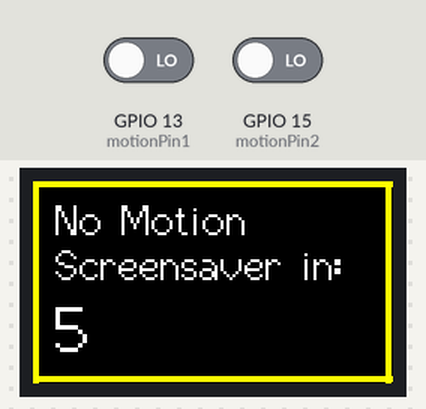
Bench run of a sketch on a simulated ESP32. On the bench: 240×135 colour display. The inputs (shaded band) are chosen by the test bench; at power-on: GPIO 13 (motionPin1) LOW, GPIO 15 (motionPin2) LOW. WiFi joins after 1.5 s; servers stay silent unless stated; the local clock reads 2024-03-15 10:24:30 at power-on unless the sketch sets it; what the sketch prints to the serial monitor is not drawn.

Above: at 4.9 s.
5.0 s: GPIO 13 (motionPin1) driven HIGH
At 6.5 s:
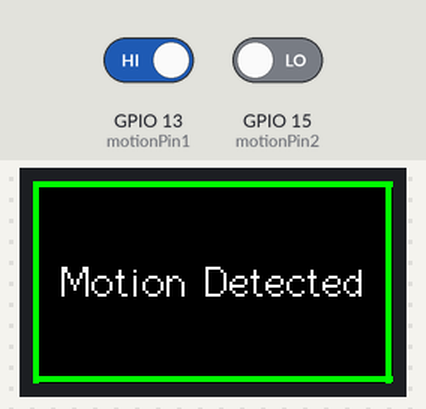
6.8 s: GPIO 13 (motionPin1) driven LOW
At 8.5 s:
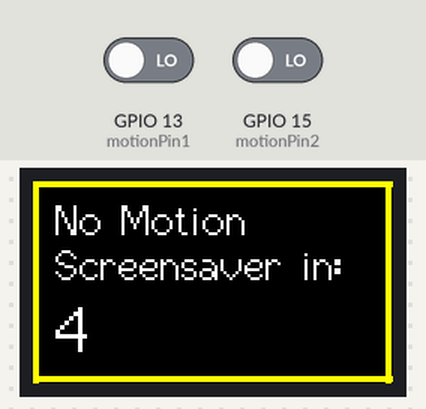
9.8 s: GPIO 15 (motionPin2) driven HIGH
At 10.7 s:
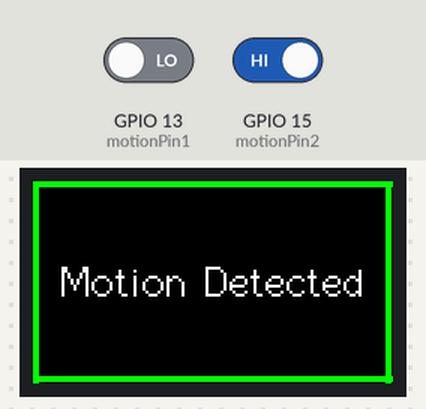
14.6 s: GPIO 15 (motionPin2) driven LOW
At 21.4 s:
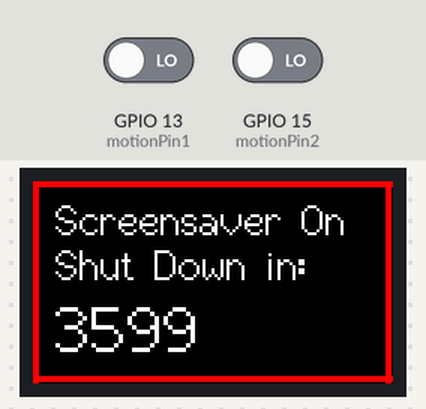
Timing chart, 0 to 21.6 s (numbered marks = the images above; inputs shaded):
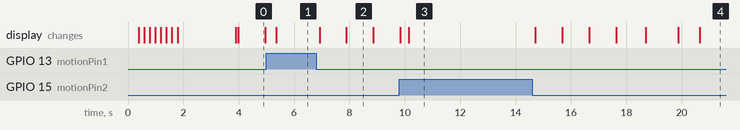

The sketch:

Ol_auto_prev.ino
```cpp
#include <TFT_eSPI.h>
#include <SPI.h>
#include <WiFi.h>
#include <HTTPClient.h>
#include <ESPmDNS.h>
#include <WiFiUdp.h>
#include <ArduinoOTA.h>
#include "time.h"


// Connect to an SSID

const char* ssid = "SSID";
const char* password = "password";
const char* laptopIP="laptop_ip";

// String haToken = "HOMEASSISTANTTOKEN";// used for controlling tv
const int motionPin1 = 13;
const int motionPin2 = 15; //Not Used

const char* ntpServer = "2.in.pool.ntp.org";
const long  gmtOffset_sec = 19820; // UTC +5 Timezone
const int   daylightOffset_sec =19800;


TFT_eSPI tft = TFT_eSPI(135, 240); // Invoke custom library
TFT_eSprite img = TFT_eSprite(&tft);

unsigned long lastMotion; //Keep track of last time motion was detected
unsigned long firstDetectionTime; //The first timestamp when motion is detected (for the espLCDSleep)
unsigned long sleepDelay = 5000; //Delay before OLED_Monitor/TV screensaver (ms)
unsigned long powerDelay = sleepDelay + 3600000; //Delay before power off OLED  (ms)
unsigned long espLCDSleep = 5000; //Delay before turning off LCD on ESP sensor when motion is first detected (ms)
int state = 0; // 0 Initialization | 1 Motion Detected (LCD On) | 2 Motion Detected (LCD Off) | 3 No Motion | 4 Screensaver On | 5 Power Off
volatile int motionState1;
volatile int motionState2;

boolean detectMotion = true; //Motion is detected (PIR or mmWave)

//action | 0 Screen ON | 1 Screen OFF | 2 Power
void rest_api_action(int action)
{
    WiFiClient client;
    HTTPClient http;
    int httpResponseCode;
    String url;

    if(WiFi.status() != WL_CONNECTED){
      Serial.println("WiFi Disconnected");
      tft.fillScreen(TFT_RED);
      img.setTextColor(TFT_BLACK);
      tft.println("ERROR: WiFi Disconnected");
      delay(5000);
      ESP.restart();
    }

    switch (action) {

        case 0: // Screen On
          // Use your IP based on your device
          Serial.println("Sending Screen ON Request");
          // url = "http://192.168.1.3:8123/api/services/webostv/command";//For TV
          url="http://192.168.0.0:8080/turnon"; //Server url (WIndows Machine)

          http.begin(client, url);
          http.GET();
          // http.addHeader("Authorization", "Bearer " + haToken);
          // http.addHeader("Content-Type", "application/json");
          // httpResponseCode = http.POST("{\"entity_id\":\"media_player.lg_webos_smart_tv\",\"command\":\"com.webos.service.tvpower/power/turnOnScreen\"}");
          break;
        case 1: // Screen Off
          Serial.println("Sending Screen OFF Request");
          // url = "http://192.168.0.117/:8123/api/services/media_player/turn_off";
          url="http://192.168.0.0:8080/turnoff";
          http.begin(client, url);
          http.GET();
          // http.addHeader("Authorization", "Bearer " + haToken);
          // http.addHeader("Content-Type", "application/json");
          // httpResponseCode = http.POST("{\"entity_id\":\"media_player.lg_webos_smart_tv\",\"command\":\"com.webos.service.tvpower/power/turnOffScreen\"}");
          break;
        case 2: // Power
          Serial.println("Sending Power Off Request");
          url = "http://192.168.0.0:8080/screensaver";

          http.begin(client, url);
          http.GET();
        //   http.addHeader("Authorization", "Bearer " + haToken);
        //   http.addHeader("Content-Type", "application/json");
        //   httpResponseCode = http.POST("");
        //   break;


    }

    Serial.print("HTTP Response code: ");
    Serial.println(httpResponseCode);

    http.end();
}

void IRAM_ATTR motionISR1()
{
    motionState1 = digitalRead(motionPin1);
}

void IRAM_ATTR motionISR2()
{
    motionState2 = digitalRead(motionPin2);
}

void setup()
{

    Serial.begin(115200);
    Serial.println("Start");

    // button_init();
    tft.init();
    img.createSprite(240,135);

    tft.setRotation(1);
    tft.fillScreen(TFT_BLACK);
    tft.setCursor(0, 0, 2);
    tft.setTextSize(1);

    tft.println("SG here ,Booting...");

    WiFi.persistent(true);
    WiFi.mode(WIFI_STA);
    WiFi.begin(ssid, password);
    tft.println("Connecting to WiFi");
    int connectTime = millis();
    while(WiFi.status() != WL_CONNECTED) {
      delay(200);
      tft.print(".");
      if (millis() - connectTime >= 5000) { // On the rare occasion it gets stuck trying to connect, a reboot fixes it.
        ESP.restart();
      }
    }

    tft.println("IP Address: ");
    IPAddress ip = WiFi.localIP();
    tft.println(ip);

    // Enable Arduino OTA updates
    ArduinoOTA.setHostname("oledautosleep-esp32");
    ArduinoOTA.setPassword("password");
    ArduinoOTA
    .onStart([]() {
      String type;
      if (ArduinoOTA.getCommand() == U_FLASH)
        type = "sketch";
      else // U_SPIFFS
        type = "filesystem";
      // NOTE: if updating SPIFFS this would be the place to unmount SPIFFS using SPIFFS.end()
      Serial.println("Start updating " + type);
    })
    .onEnd([]() {
      Serial.println("\nEnd");
    })
    .onProgress([](unsigned int progress, unsigned int total) {
      Serial.printf("Progress: %u%%\r", (progress / (total / 100)));
    })
    .onError([](ota_error_t error) {
      Serial.printf("Error[%u]: ", error);
      if (error == OTA_AUTH_ERROR) Serial.println("Auth Failed");
      else if (error == OTA_BEGIN_ERROR) Serial.println("Begin Failed");
      else if (error == OTA_CONNECT_ERROR) Serial.println("Connect Failed");
      else if (error == OTA_RECEIVE_ERROR) Serial.println("Receive Failed");
      else if (error == OTA_END_ERROR) Serial.println("End Failed");
    });
    ArduinoOTA.begin();
    tft.println("Arduino OTA Enabled");

    //init and get the time
    configTime(gmtOffset_sec, daylightOffset_sec, ntpServer);
    tft.println("Setting up Time Server");

    tft.println("Boot up complete!");
    delay(2000);

    pinMode(motionPin1, INPUT_PULLDOWN);
    pinMode(motionPin2, INPUT_PULLDOWN);
    attachInterrupt(digitalPinToInterrupt(motionPin1), motionISR1, CHANGE);
    attachInterrupt(digitalPinToInterrupt(motionPin2), motionISR2, CHANGE);
    motionISR1(); //Initialize motionState1 value
    motionISR2(); //Initialize motionState2 value
    lastMotion = millis();
}

void loop()
{
    ArduinoOTA.handle();
    // button_loop();
    // detectMotion = motion_sensor_scan(); // Legacy code for my Polling (vs Interupt) implementation.
    detectMotion = motionState1 == HIGH || motionState2 == HIGH;

    if (detectMotion) {
      lastMotion = millis();
    }

    if (!detectMotion && (millis() - lastMotion >= powerDelay)) {
      Serial.println("Time to power off the TV");
      state = 5;
      draw_screen();
      rest_api_action(2);
      delay(10*60*1000); //Wait 10 minutes for power off, if still not off try again. This assumes the ESP is connected to the OLED TV USB power source, such that it cuts power when the TV is Off.

    } else if (!detectMotion && (millis() - lastMotion >= sleepDelay)) {
      if (state != 4) {
        Serial.println("Turning Screensaver On");
        state = 4;
        rest_api_action(1);
      }
      draw_screen();

    } else {
      if (detectMotion) {
        if (state != 1 && state != 2) { //Not already in a motion detected state
          Serial.println("Motion Detected");
          state = 1;
          firstDetectionTime = millis();
          rest_api_action(0);
        }
        if (state == 1 && (millis() - firstDetectionTime >= espLCDSleep)) {
          state = 2;
          //Legacy Code: After a set time being in the Motion Detected state Turn LCD Off on ESP Sensor.
          // Serial.println("Turning OFF ESP32 LCD Backlight");
          // int r = digitalRead(TFT_BL);
          // digitalWrite(TFT_BL, !r);
          // tft.writecommand(TFT_DISPOFF);
        }
        draw_screen();

      } else { //No longer detecting motion but it hasn't been long enough to go to Screensaver or Power Off State.
        if (state == 2) {
          //Legacy Code: LCD was previously off, turn it back on
          // Serial.println("No Motion Detected - Turning ON ESP32 LCD Backlight");
          // int r = digitalRead(TFT_BL);
          // digitalWrite(TFT_BL, !r);
          // tft.writecommand(TFT_DISPON);
        }
        state = 3;
        draw_screen();
      }
    }
}

void draw_screen() {

  img.fillRect(0,0,240,135,TFT_BLACK);
  img.setCursor(0, 0, 2);
  img.setTextColor(TFT_WHITE);
  img.setTextSize(2);

  switch (state) {
    case 0:
      break;
    case 1:
      draw_border(TFT_GREEN);
      img.setTextDatum(MC_DATUM);
      img.drawString("Motion Detected", 240/2, 135/2);
      break;
    case 2: //LCD Screensaver while actively on OLED TV
      struct tm timeinfo;
      if(!getLocalTime(&timeinfo)){
        Serial.println("Failed to obtain time");
        img.println("Issue trying to get time..");
        break;
      }
      img.setTextColor(TFT_DARKGREY);
      img.setCursor(15,10);
      img.println(&timeinfo, "%A");
      img.setCursor(15,40);
      img.println(&timeinfo, "%B %d");
      img.setTextSize(3);
      img.setCursor(15,75);
      img.println(&timeinfo, "%I:%M %p");
      break;
    case 3:
      draw_border(TFT_YELLOW);
      img.setCursor(15,10);
      img.println("No Motion");
      img.setCursor(15,40);
      img.println("Screensaver in:");
      img.setTextSize(3);
      img.setCursor(15,75);
      img.println((lastMotion + sleepDelay - millis())/1000 + 1);
      break;
    case 4:
      draw_border(TFT_RED);
      img.setCursor(15,10);
      img.println("Screensaver On");
      img.setCursor(15,40);
      img.println("Shut Down in:");
      img.setCursor(15,75);
      img.setTextSize(3);
      img.println((lastMotion + powerDelay - millis())/1000 + 1);
      break;
    case 5:
      draw_border(TFT_VIOLET);
      img.setTextDatum(MC_DATUM);
      img.drawString("Shutting Down TV", 240/2, 135/2);
      break;
  }

  img.pushSprite(0,0);

}

void draw_border(uint32_t color) {
  img.fillRect(0, 0, 240, 4, color);
  img.fillRect(0, 0, 4, 135, color);
  img.fillRect(0, 130, 240, 4, color);
  img.fillRect(235, 0, 4, 135, color);

}
```

Measured:
- after the input at 5.0 s, the display: changes after 0.36 s (image 1)
- after the input at 6.8 s, the display: first changes after 0.12 s (image 2 shows a later state)
- after the input at 14.6 s, the display: first changes after 0.11 s (image 4 shows a later state)
- what the display in image 0 shows lasts 1.0 s, from 4.0 s to 5.0 s
